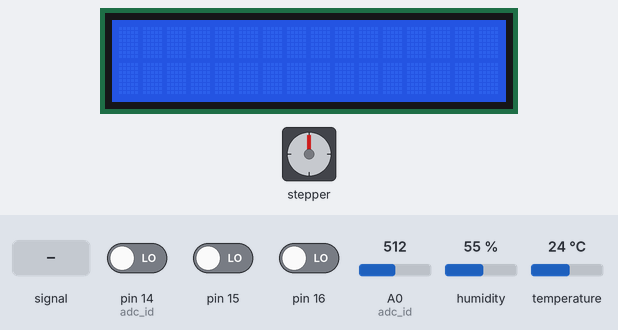
Recording of a sketch running on a simulated Arduino Uno, built with avr-gcc and run on an emulated ATmega328P. Shown: 16×2 character LCD, stepper motor. The test bench sets the inputs (shaded band); at power-on: pin 14 (adc_id) LOW, pin 16 LOW, temperature 24 °C, A0 (adc_id) = 512, pin 15 LOW, humidity 55 %. Stepper angles assume 200 steps per turn; what the sketch prints to the serial monitor is not drawn.

Above: at 1.2 s.
1.3 s: pin 14 (adc_id) driven HIGH
2.8 s: pin 16 driven HIGH
At 3.2 s:
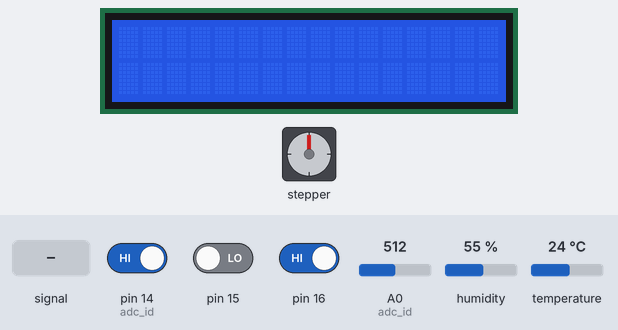
5.8 s: pin 16 driven LOW
At 6.7 s:
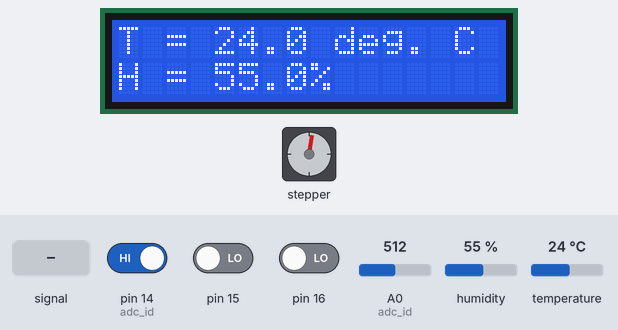
7.3 s: temperature set to 9 °C
At 10.0 s:
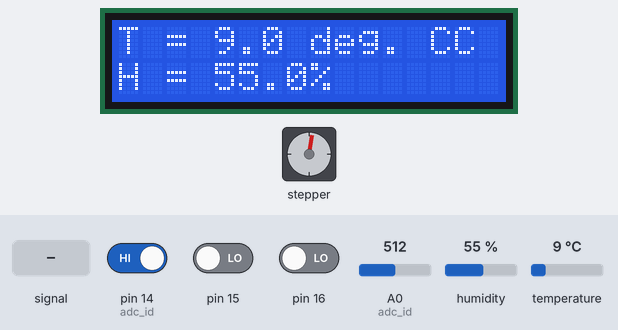
10.3 s: A0 (adc_id) fed a 200 Hz sine of ±460 counts around its level
11.8 s: pin 16 driven HIGH
At 15.2 s:
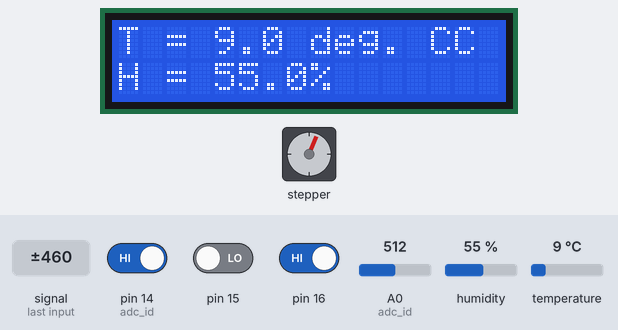
Timing chart, 0 to 21.8 s (numbered marks = the images above; inputs shaded):
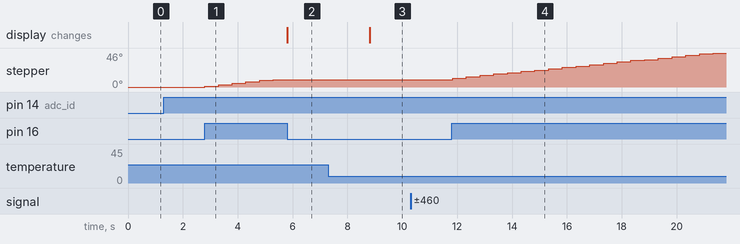

Measured:
- after the input at 1.3 s, every drawn part: stays the same
- after the input at 5.8 s, stepper: stays 10° (without the input it goes to 12° after 0.00 s); the display: changes at once (image 2)
- after the input at 7.3 s, the display: changes after 1.5 s (image 3)
- after the input at 10.3 s, every drawn part: stays the same

The sketch:

CPE301_Final_Project.ino
```cpp
//By Kyle Nicely, Eric Westenburg, Luke Bowler, Phil Hensley

#include <Stepper.h>
const int stepsPerRevolution = 200;  // change this to fit the number of steps per revolution
Stepper myStepper(stepsPerRevolution, 22, 24, 26, 28); //pins
int stepCount = 0;         // number of steps the motor has taken

#include <dht_nonblocking.h>
#define DHT_SENSOR_TYPE DHT_TYPE_11

#include <LiquidCrystal.h>
LiquidCrystal lcd(7, 8, 9, 10, 11, 12);
int adc_id = 0;
int HistoryValue = 0;
char printBuffer[128];
static const int DHT_SENSOR_PIN = 2;
DHT_nonblocking dht_sensor( DHT_SENSOR_PIN, DHT_SENSOR_TYPE );
volatile unsigned char* port_a = (unsigned char*) 0x22; //Ports for LEDs and Buttons
volatile unsigned char* ddr_a  = (unsigned char*) 0x21;
volatile unsigned char* pin_a  = (unsigned char*) 0x20;

volatile unsigned char* port_b = (unsigned char*) 0x25; //Ports for LEDs and Buttons
volatile unsigned char* ddr_b  = (unsigned char*) 0x24;
volatile unsigned char* pin_b  = (unsigned char*) 0x23;

volatile unsigned char* port_c = (unsigned char*) 0x28;
volatile unsigned char* ddr_c  = (unsigned char*) 0x27;
volatile unsigned char* pin_c  = (unsigned char*) 0x26;

volatile unsigned char* port_d = (unsigned char*) 0x2B;
volatile unsigned char* ddr_d  = (unsigned char*) 0x2A;
volatile unsigned char* pin_d  = (unsigned char*) 0x29;

volatile unsigned char* port_e = (unsigned char*) 0x2E;
volatile unsigned char* ddr_e  = (unsigned char*) 0x2D;
volatile unsigned char* pin_e  = (unsigned char*) 0x2C;

volatile unsigned char* port_g = (unsigned char*) 0x34;
volatile unsigned char* ddr_g = (unsigned char*) 0x33;
volatile unsigned char* pin_g  = (unsigned char*) 0x32;

volatile unsigned char* port_l = (unsigned char*) 0x10B;
volatile unsigned char* ddr_l  = (unsigned char*) 0x10A;
volatile unsigned char* pin_l  = (unsigned char*) 0x109;

//yellow LED = pin 42 - PL7    OUTPUT
//red LED = pin 48 - PL1       OUTPUT
//green LED = pin 50 - PB3     OUTPUT
//blue LED = pin 52 - PB1      OUTPUT
//DC motor ENABLE = pin 3 - PE5       OUTPUT
//DC motor = pin 5 PE3         OUTPUT
//start button = 37 - PC0      INPUT
//stop button = 36 - PC1       INPUT
//step up button = 35 - PC2    INPUT
//step down button = 34 - PC3  INPUT

bool start = false;
bool stopped = false;

void setup()
{
  Serial.begin(9600);
  lcd.begin(16, 2);
  //myStepper.setSpeed(15);

  *ddr_l |= 0x82; //Set PL1 to output
  *ddr_e |= 0x28; //Set PE5 and PE3 to output
  *ddr_b |= 0xA; //Set PB1 and PB3 to output
  *ddr_c &= 0xF0; //Set PC0, PC1, PC2, PC3 to input
  //*portB &= 0xBF; //example Initialize to low
  *port_l &= 0x0; //Initialize LEDs to Low
  *port_b &= 0x0;

  //State = Disabled
  //Set LED to Yellow
  *port_l |= 0x80;
  //Fan Off
  *port_e &= 0x0;
  //Fan Enabled
  *port_e |= 0b00000100;
}

static bool measure_environment( float *temperature, float *humidity )
{
  static unsigned long measurement_timestamp = millis( );

  if( millis( ) - measurement_timestamp > 3000ul )
  {
    if( dht_sensor.measure( temperature, humidity ) == true )
    {
      measurement_timestamp = millis( );
      return( true );
    }
  }

  return( false );
}

void loop()
{
  //if start button is high
  if(*pin_c & 0x1){
    Serial.print("start button pressed\n");
    stopped = false;
    //State = Idle
    //Set LED to Green
    *port_b &= 0x0;
    *port_l &= 0x0;
    *port_b |= 0x8;
    //Fan Off
    *port_e &= 0x0;
    start = true;
  }

  //while stop button is not pressed and system is started
  while(start == true){

    int value = analogRead(adc_id);

    if(((HistoryValue>=value) && ((HistoryValue - value) > 10)) || ((HistoryValue<value) && ((value - HistoryValue) > 10)))
    {
      if(value < 200) {
        sprintf(printBuffer,"Water level low\n");
        Serial.print(printBuffer);
        //State = Error
        //Set the LED to Red
        *port_b &= 0x0; //blue
        *port_d &= 0x0; //green
        *port_l |= 0x2; //red
        //Fan Off
        *port_e &= 0x0;
        start = false;
      }
      HistoryValue = value;
    }

    int value2 = analogRead(adc_id);

    float temperature;
    float humidity;

    if( measure_environment( &temperature, &humidity ) == true )
    {
      //Serial.print("environment measured");
      lcd.setCursor(0, 0);
      lcd.print("T = ");
      lcd.print(temperature, 1);
      lcd.print(" deg. C");
      lcd.setCursor(0, 1);
      lcd.print("H = ");
      lcd.print(humidity, 1);
      lcd.print("%");
    }

    //if temperature less than tempThreshold
    if(temperature < 16){
      //State = idle
      //Set the LED to Green
      *port_b &= 0x0;
      *port_l &= 0x0;
      *port_b |= 0x8;
      //Turn off fan
      *port_e &= 0x0;
    }
    if(temperature > 16 && value > 200){
      //State = Running
      //Set the LED to Blue
      *port_b &= 0x0;
      *port_l &= 0x0;
      *port_b |= 0x2;
      //Turn on Fan
      *port_e |= 0b00101000;
    }

    //if step up button is pressed
    while(*pin_c & 0x4){
      myStepper.step(1);
      stepCount++;
      delay(500);
      //*port_a &= 0x0;
    }

    //if stop button is pressed
    if(*pin_c & 0x2){
    Serial.print("stop button pressed\n");
    stopped = true;
    //State = Disabled
    //Set LED to Yellow
    *port_b &= 0x0;
    *port_l &= 0x0;
    *port_l |= 0x80;
    //Turn off Fan
    *port_e &= 0x0;
    start = false;
    }
  }

}
```
